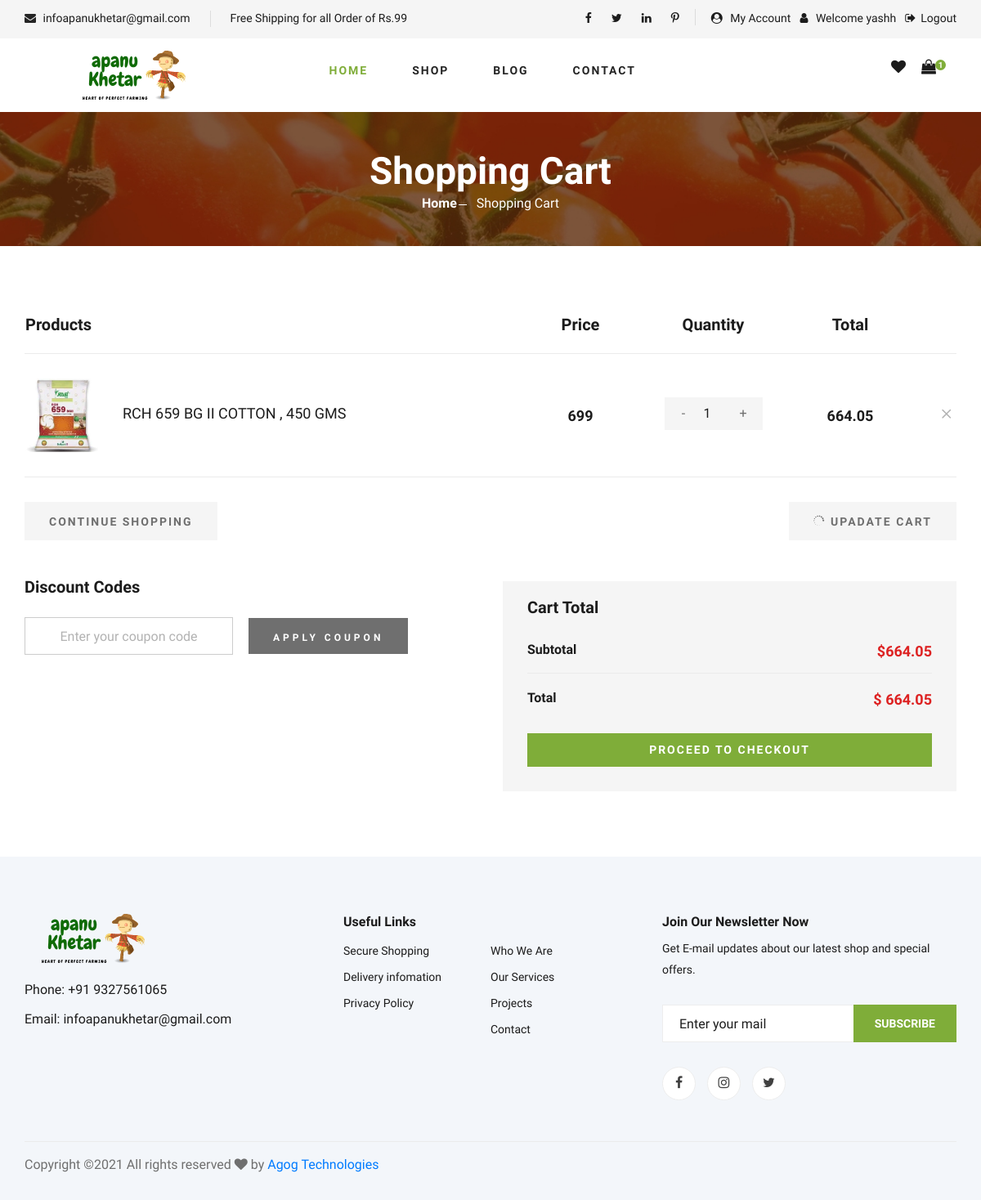
Page /mycart/ (signed in) on the earlier database version.
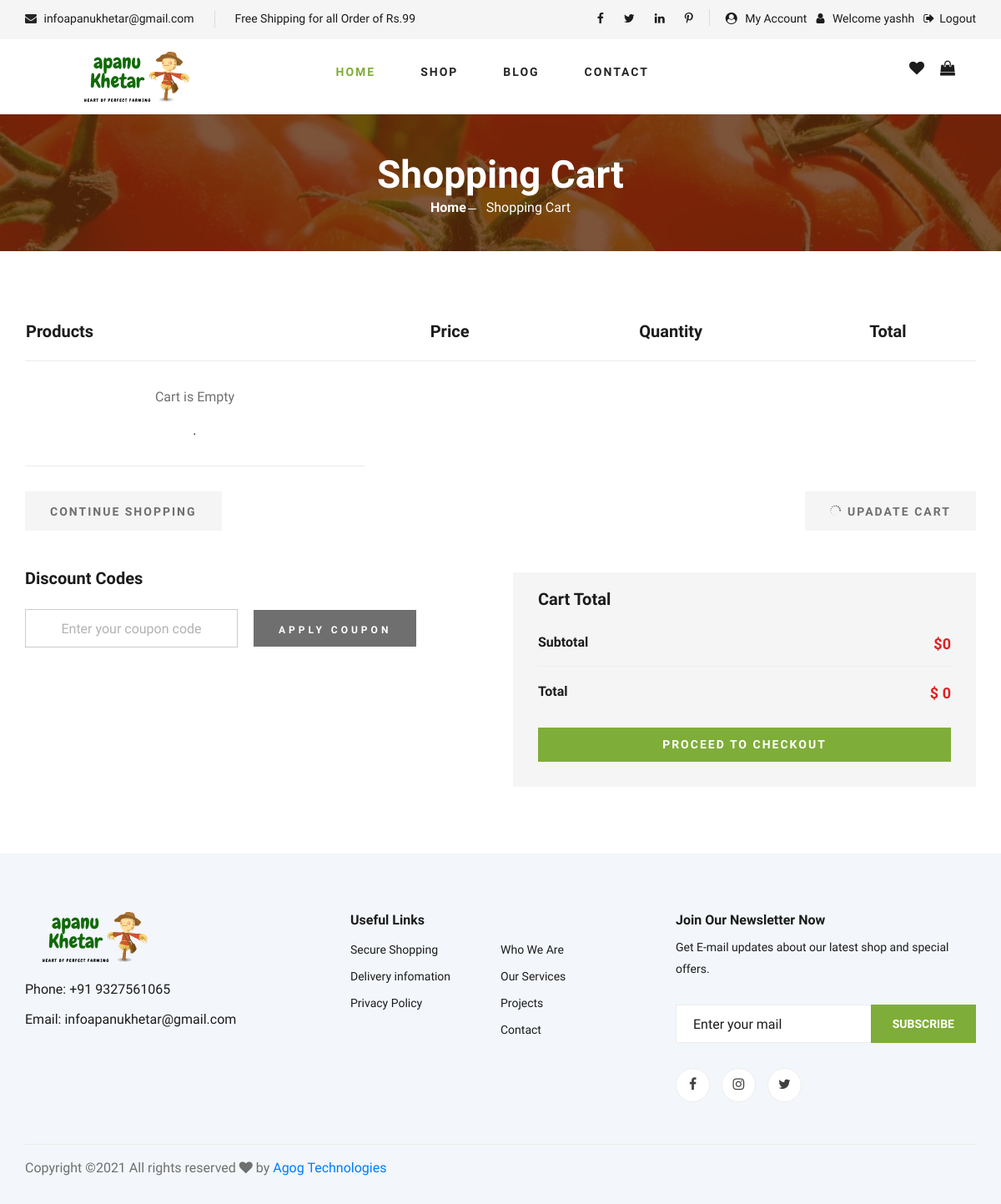
Same page on the later database version.
### ApanuKhetarApp/models.py (models this page shows, shortened)
class Cart(models.Model):
    user=models.ForeignKey(User,on_delete=models.CASCADE)
    product=models.ForeignKey(Product,on_delete=models.CASCADE)
    added_date=models.DateTimeField(default=timezone.now)
    qty=models.CharField(max_length=100,default="1")
    price=models.CharField(max_length=100,default="")
    discount_percentage = models.CharField(max_length=10,default="0")
    after_dicount_price = models.CharField(max_length=10,default="0")
    total_price=models.CharField(max_length=100,default="0")
    status=models.CharField(max_length=10,default="pending")
    def __str__(self):
        return self.user.FirstName+" - "+self.product.Product_Name

class Product(models.Model):
    CHOICES1 = (
        ("In Stock",'In Stock'),
        ("Out of Stock",'Out of Stock'),
    )
    Category = models.ForeignKey(Sub_Category,on_delete=models.CASCADE)
    Product_Name = models.CharField(max_length=100)
    Product_Brand_Name = models.CharField(max_length=100,blank=True)
    Product_Desc = models.TextField(max_length=500)
    Product_Price  = models.IntegerField()
    Product_Stock = models.CharField(max_length=20,choices=CHOICES1,default="In Stock")
    Product_Quantity = models.IntegerField(default=100)
    Product_image_1=models.ImageField(upload_to='Product_Images/',null=True)
    Product_image_2=models.ImageField(upload_to='Product_Images/',null=True,blank=True,default="default.jpg")
    Product_image_3=models.ImageField(upload_to='Product_Images/',null=True,blank=True)
    Product_image_4=models.ImageField(upload_to='Product_Images/',null=True,blank=True)

### ApanuKhetarApp/views.py (the view)
# urls.py: path('mycart/',views.mycart,name="mycart"),
def mycart(request):
    try:
        user = User.objects.get(Email = request.session['email'])
        cart=Cart.objects.filter(user=user,status="pending").order_by("-id")
        print(cart)
        net_total = 0
        for i in cart:
            i.after_dicount_price = i.product.Product_Price
            print("A")
            for j in offers:
                if j.product.Product_Name == i.product.Product_Name:
                    if j.offer_status == "Active":
                        now1 = data['now']
                        if now1 <= j.ended_date:
                            i.discount_percentage = j.offer_Dicount_Percentage
                            i.after_dicount_price = j.offer_Dicount_Price
                            i.save()
            temp = float(i.total_price)
            print(temp)
            net_total = net_total + temp
            print(net_total)
            i.save()
        request.session['total_cart']=len(cart)
        print(">>Showing Carts Item")
        return render(request,'shoping_cart.html',{'cart':cart,'net_total':net_total,'offer':offers})
    except Exception as e:
        print(">>",e)
        msg = "User Must Be Login for use Cart Features."
        return render(request, 'login.html',{'msg1':msg},data)

### ApanuKhetarApp/templates/shoping_cart.html (shortened to what the changed rows need)
{% extends 'base.html' %}
{% load static %}
{% block content %}
<!DOCTYPE html>
<html lang="zxx">
<body>
    <section class="breadcrumb-section set-bg" data-setbg="{% static 'img/breadcrumb.jpg' %}">
        <div class="container">
            <div class="row">
                <div class="col-lg-12 text-center">
                    <div class="breadcrumb__text">
                        <h2>Shopping Cart</h2>
                    </div>
                </div>
            </div>
        </div>
    </section>
    <section class="shoping-cart spad">
        <div class="container">
            <div class="row">
                <div class="col-lg-12">
                    <div class="shoping__cart__table">
                        <table>
                            <thead>
                                <tr>
                                    <th class="shoping__product">Products</th>
                                    <th>Price</th>
                                    <th>Quantity</th>
                                    <th>Total</th>
                                    <th></th>
                                </tr>
                            </thead>
                            <tbody>
                                {% if cart %}
                                {% for i in cart %}
                                <tr>
                                    <td class="shoping__cart__item">
                                        <img src="{{i.product.Product_image_1.url}}"  style="width:90px;" alt="">
                                        <h5>{{i.product.Product_Name}}</h5>
                                    </td>
                                    <td class="shoping__cart__price">
                                        {{i.after_dicount_price}}
                                    </td>
                                    <td class="shoping__cart__quantity">
                                        <form action="{% url 'update_qty_in_cart' pk=i.pk %}" method="post">
                                        <div class="quantity">
                                            <div class="pro-qty">
                                                <input type="number" name="fqty" value="{{i.qty}}"  onchange="this.form.submit()">
                                            </div>
                                        </div>
                                    </form>
                                    </td>
                                    <td class="shoping__cart__total">
                                        {{i.total_price}}
                                    </td>
                                    <td class="shoping__cart__item__close">
                                       <a href="{% url 'remove_from_cart' pk=i.pk %}"><span class="icon_close"></span></a>
                                    </td>
                                </tr>
                                {% endfor %}
                                {% else %}
                                <tr>
                                    <td>
                                        <p>Cart is Empty</p>.
                                    </td>
                                </tr>
                                {% endif %}
                            </tbody>
                        </table>
                    </div>
                </div>
            </div>
            <div class="row">
                <div class="col-lg-6">
                    <div class="shoping__checkout">
                        <ul>
                            <li>Subtotal <span>${{net_total}}</span></li>
                            <li>Total <span>$ {{net_total}}</span></li>
                        </ul>
                    </div>
                </div>
            </div>
        </div>
    </section>
</body>
</html>
{% endblock %}

Differences in the rows shown:
no longer on this page (row edited): Cart: product.Product_image_1 (picture), product.Product_Name "RCH 659 BG II COTTON , 450 GMS", after_dicount_price "699", fqty "1", total_price "664.05"
Other differences:
{{ net_total }}: "664.05" → "0"
{{ request.session.total_cart }}: "1" → (not shown)
text now shown: "Cart is Empty ."
